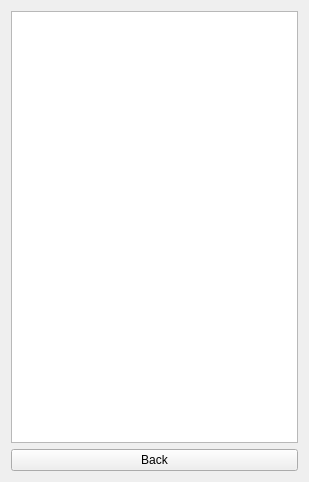
<?xml version="1.0" encoding="UTF-8"?>
<ui version="4.0">
 <class>SystemFunctionsListWidget</class>
 <widget class="QWidget" name="SystemFunctionsListWidget">
  <property name="geometry">
   <rect>
    <x>0</x>
    <y>0</y>
    <width>309</width>
    <height>482</height>
   </rect>
  </property>
  <property name="windowTitle">
   <string>Form</string>
  </property>
  <layout class="QVBoxLayout" name="verticalLayout">
   <item>
    <widget class="QListWidget" name="m_system_functions_list_widget"/>
   </item>
   <item>
    <widget class="QPushButton" name="m_back_btn">
     <property name="text">
      <string>Back</string>
     </property>
    </widget>
   </item>
  </layout>
 </widget>
 <resources/>
 <connections/>
</ui>
